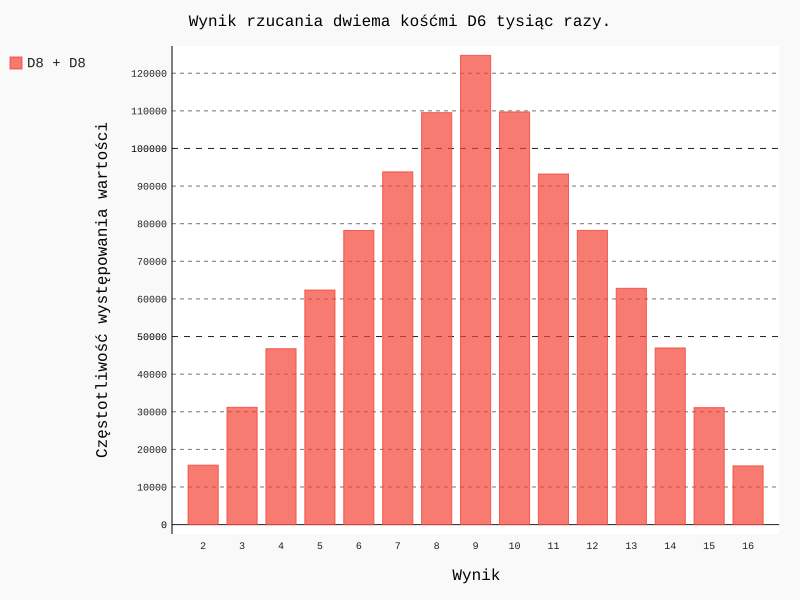

The script that drew this image:
from die import Die
import pygal

# Utworzenie dwóch kości do gry typu D6.
die_1 = Die(8)
die_2 = Die(8)

# Wykonanie pewnej liczby rzutów i umieszczenie wyników na liście.
results = []
for roll_num in range(1000000):  # 2.
    result = die_1.roll() + die_2.roll()
    results.append(result)

# Analiza wyników.
frequencies = []
max_result = die_1.num_sides + die_2.num_sides
for value in range(2, max_result+1):
    frequency = results.count(value)
    frequencies.append(frequency)

# Wizualizacja wyników.
hist = pygal.Bar()
hist.force_uri_protocol = 'http'

hist.title = "Wynik rzucania dwiema kośćmi D6 tysiąc razy."
hist.x_labels = list(range(2, max_result+1))
hist.x_title = "Wynik"
hist.y_title = "Częstotliwość występowania wartości"
hist.add('D8 + D8', frequencies)
hist.render_to_file('dice_visual.svg')
